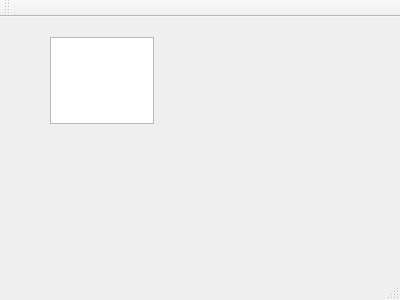
<?xml version="1.0" encoding="UTF-8"?>
<ui version="4.0">
 <class>MainWindow</class>
 <widget class="QMainWindow" name="MainWindow">
  <property name="geometry">
   <rect>
    <x>0</x>
    <y>0</y>
    <width>400</width>
    <height>300</height>
   </rect>
  </property>
  <property name="windowTitle">
   <string>MainWindow</string>
  </property>
  <widget class="QWidget" name="centralWidget">
   <widget class="QTextEdit" name="textEdit">
    <property name="geometry">
     <rect>
      <x>50</x>
      <y>20</y>
      <width>104</width>
      <height>87</height>
     </rect>
    </property>
   </widget>
  </widget>
  <widget class="QMenuBar" name="menuBar">
   <property name="geometry">
    <rect>
     <x>0</x>
     <y>0</y>
     <width>400</width>
     <height>26</height>
    </rect>
   </property>
  </widget>
  <widget class="QToolBar" name="mainToolBar">
   <attribute name="toolBarArea">
    <enum>TopToolBarArea</enum>
   </attribute>
   <attribute name="toolBarBreak">
    <bool>false</bool>
   </attribute>
  </widget>
  <widget class="QStatusBar" name="statusBar"/>
 </widget>
 <layoutdefault spacing="6" margin="11"/>
 <resources/>
 <connections/>
</ui>
